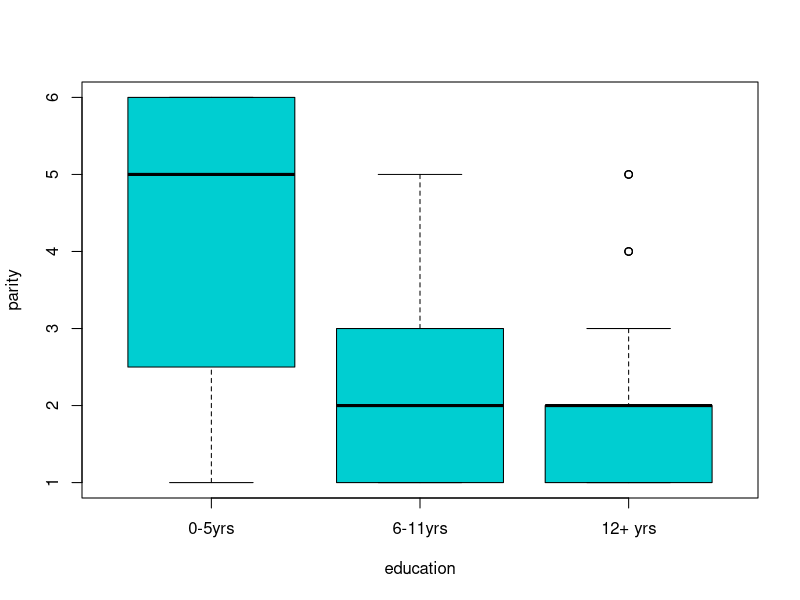
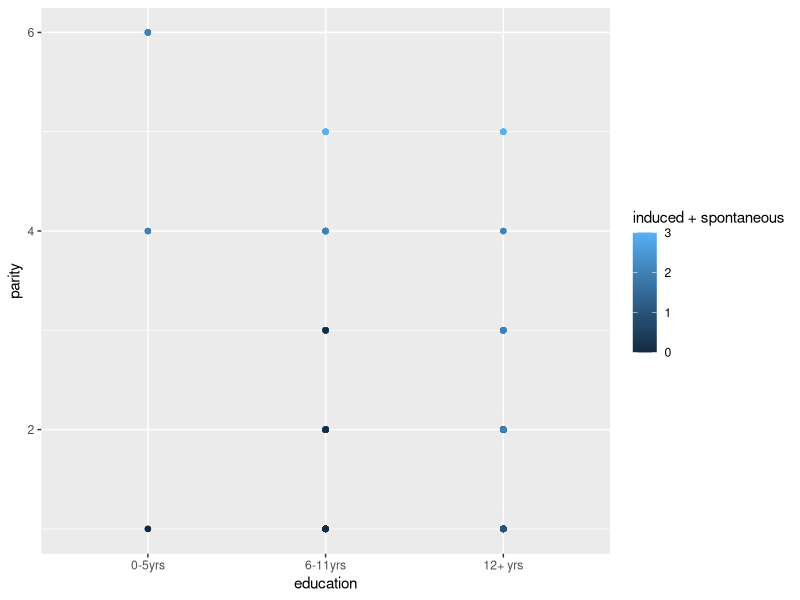

These charts were generated, in order, by the following R code:
## ---- chunk 1
knitr::opts_chunk$set(echo = TRUE)
## ---- chunk 2

library(knitr)

infertilidad <- infert

kable(infertilidad
       , caption = "Tabla `infert` generada con `kable()`"
       , align = c('c', 'c', 'c', 'c', 'c', 'c', 'c', 'c')
       , col.names = c("Educación","Edad","Partos","Prev_Inducido","Caso","Prev_Espontáneo","Estrato","Estrato agrupado")
       , row.names = TRUE
       , digits = 1
       , format.args = list( decimal.mark = ",")
)

## ---- chunk 3

data("infert")

infert1 <- infert
infert1$case <- factor(infert1$case)
levels(infert1$case) <- c("Control", "Infertilidad")

infert1$stratum <- factor(infert1$stratum)
infert1$pooled.stratum <- factor(infert1$pooled.stratum)

infert2 <- infert1[(infert1$stratum != 74),]

plot(parity~education, infert2, col= "darkturquoise")

library(ggplot2)
ggplot(infert2, aes(x = education, y = parity, col= induced + spontaneous)) +
  geom_point()

